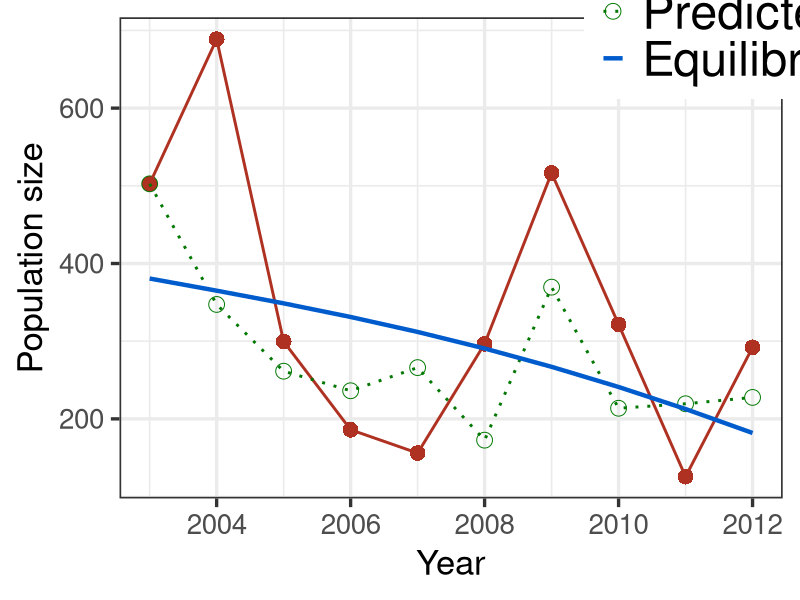
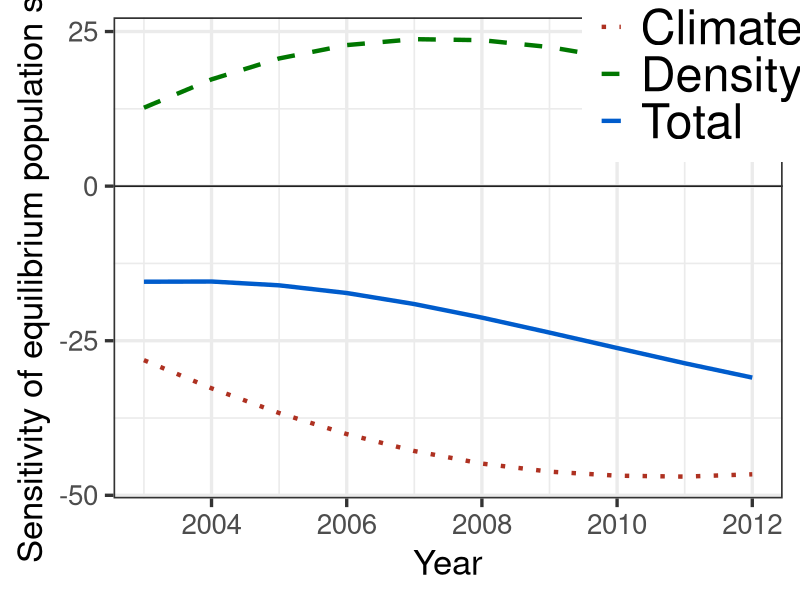
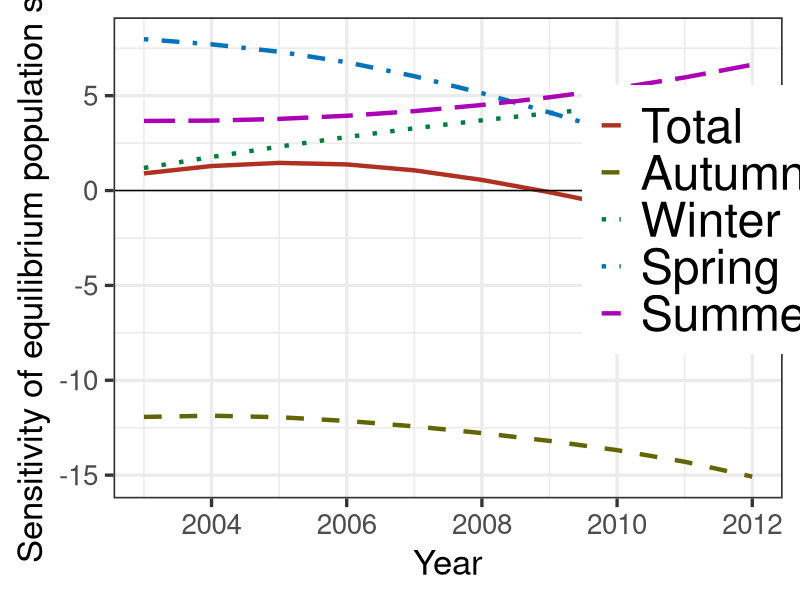
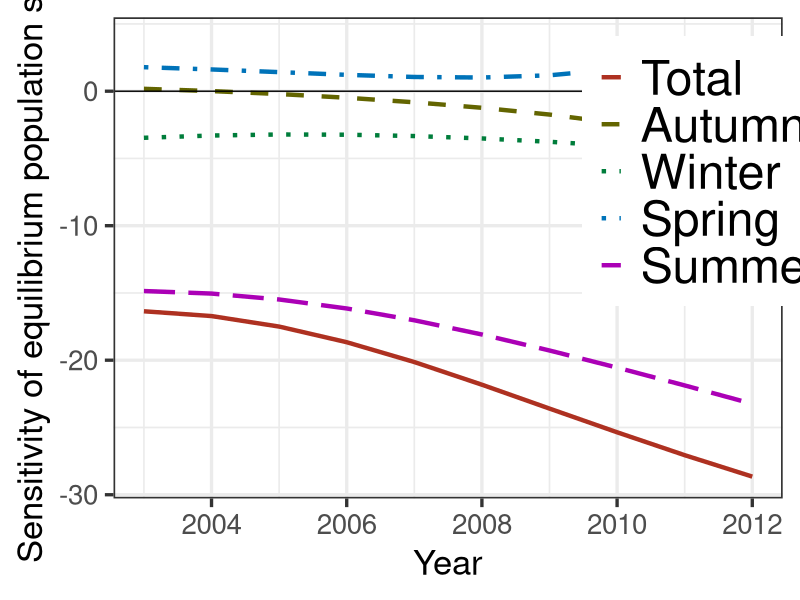

The R script that drew these images, in order:
## ---- chunk 1
library(ggplot2)
library(dplyr)
library(tidyr)
## ---- chunk 2

capwords <- function(s, strict = FALSE) {
    cap <- function(s) paste(toupper(substring(s, 1, 1)),
                  {s <- substring(s, 2); if(strict) tolower(s) else s},
                             sep = "", collapse = " " )
    sapply(strsplit(s, split = " "), cap, USE.NAMES = !is.null(names(s)))
}

## ---- chunk 3
cbbPalette <- c("#000000", 
                #"#E69F00", "#56B4E9", "#009E73", "#F0E442", 
                "#0072B2", "#D55E00"
                #, "#CC79A7"
                )
## ---- chunk 4

fig1 <- read.csv('Copy of Figure 1.csv',header=T)

#make long
f1 <- 
  select(fig1,-X) %>%
  gather(type,value,observed.length:equilibrium.N) %>%
  separate(type, c("type", "var")) %>%
  mutate( type = factor(type,levels=c('observed','predicted','equilibrium'),
                             labels=c('Observed','Predicted','Equilibrium'), ordered=T) ) 

# Fig 4 Left
fig4 <- read.csv('Fig 4 left column.csv',header=T)
f4 <- select(fig4,-X) %>% 
      mutate( effect = ifelse(Type=='Direct','Climate',ifelse(Type=='Indirect','Density','Total')),
              year= iter + 2002 ) 

# Fig 4 Center and Right
fig4CR <- read.csv('Fig 4 cen and right column.csv',header=T)
f4CRa <- select(fig4CR,-X) %>% 
         mutate( year= iter + 2002 ) 
# get totals
f4CRb <- f4CRa %>%         
         group_by( Env,River,iter,year ) %>%
         summarise( dNdt = sum( dNdt )) %>%
         mutate( wrtSeason = 'Total' )

f4CR <- bind_rows(f4CRa,f4CRb) %>%
    mutate( type = factor(wrtSeason,levels=c('Total','Autumn','Winter','Spring','Summer'), ordered=T) ) 

## ---- chunk 5
popSizeWB <- 
  
filter(f1, river=='Westbrook' & var=='N') %>%
ggplot( aes(year,value,shape=type,linetype=type,color=type,size=type) ) +
  geom_point(size=5)+#, shape=16) +
  geom_line() +
  theme_bw(base_size=25) +
  theme(legend.justification=c(0,0), legend.position=c(.7,.83),
        legend.title=element_blank(),
        legend.text = element_text(size = 35)) +
  scale_x_continuous('Year',limits=c(2003,2012), breaks=c(seq(2002,2012,2))) +
  scale_y_continuous('Population size') +
  scale_shape_manual(values=c(16,1,NA)) +
  scale_linetype_manual(values=c(1,3,1)) +
 # scale_colour_manual(values=cbbPalette)+#c("red","blue",'black')) +
  scale_size_manual(values=c(1.,1,1.5)) +
  scale_color_hue(l=40)

ggsave( file=paste0(getwd(),'popSizeWB.png'), plot=popSizeWB, dpi=600 , width=6,height=5, units='in', scale=2 )
 ###################


sensPopSizeWB <- 
  
filter(f4, River=='Westbrook' ) %>%
ggplot( aes( year,dNdt,linetype=effect,color=effect ) ) +
  #geom_point(size=5)+#, shape=16) +
  geom_line(size=1.5) +
  theme_bw(base_size=25) +
  theme(legend.justification=c(0,0), legend.position=c(0.7,0.7),
        legend.title=element_blank(),
        legend.text = element_text(size = 35)) +
  scale_x_continuous('Year',limits=c(2003,2012), breaks=c(seq(2002,2012,2))) +
  scale_y_continuous('Sensitivity of equilibrium population size') +
  scale_linetype_manual(values=c(3,2,1)) +
 # scale_colour_manual(values=cbbPalette)+#c("red","blue",'black')) +
  scale_color_hue(l=40) +
  geom_hline(yintercept=0)

ggsave( file=paste0(getwd(),'sensPopSizeWB.png'), plot=sensPopSizeWB, dpi=600 , width=6,height=5, units='in', scale=2 )
 
###################
# Flow

sensPopSizeF_WB <- 
  
filter(f4CR, River=='Westbrook' & Env == 'Flow' ) %>%
ggplot( aes( year,dNdt,linetype=type,color=type ) ) +
  #geom_point(size=5)+#, shape=16) +
  geom_line(size=1.5) +
  theme_bw(base_size=25) +
  theme(legend.justification=c(0,0), legend.position=c(0.7,0.3),
        legend.title=element_blank(),
        legend.text = element_text(size = 35)) +
  scale_x_continuous('Year',limits=c(2003,2012), breaks=c(seq(2002,2012,2))) +
  scale_y_continuous('Sensitivity of equilibrium population size') +
  scale_linetype_manual(values=c(1,2,3,4,5)) +
 # scale_colour_manual(values=cbbPalette)+#c("red","blue",'black')) +
  scale_color_hue(l=40) +
  geom_hline(yintercept=0)

ggsave( file=paste0(getwd(),'sensPopSizeF_WB.png'), plot=sensPopSizeF_WB, dpi=600 , width=6,height=5, units='in', scale=2 )

###################
# Temperature
sensPopSizeT_WB <- 
  
filter(f4CR, River=='Westbrook' & Env == 'Temp' ) %>%
ggplot( aes( year,dNdt,linetype=type,color=type ) ) +
  #geom_point(size=5)+#, shape=16) +
  geom_line(size=1.5) +
  theme_bw(base_size=25) +
  theme(legend.justification=c(0,0), legend.position=c(0.7,0.4),
        legend.title=element_blank(),
        legend.text = element_text(size = 35)) +
  scale_x_continuous('Year',limits=c(2003,2012), breaks=c(seq(2002,2012,2))) +
  scale_y_continuous('Sensitivity of equilibrium population size') +
  scale_linetype_manual(values=c(1,2,3,4,5)) +
 # scale_colour_manual(values=cbbPalette)+#c("red","blue",'black')) +
  scale_color_hue(l=40) +
  geom_hline(yintercept=0)

ggsave( file=paste0(getwd(),'sensPopSizeT_WB.png'), plot=sensPopSizeT_WB, dpi=600 , width=6,height=5, units='in', scale=2 )

